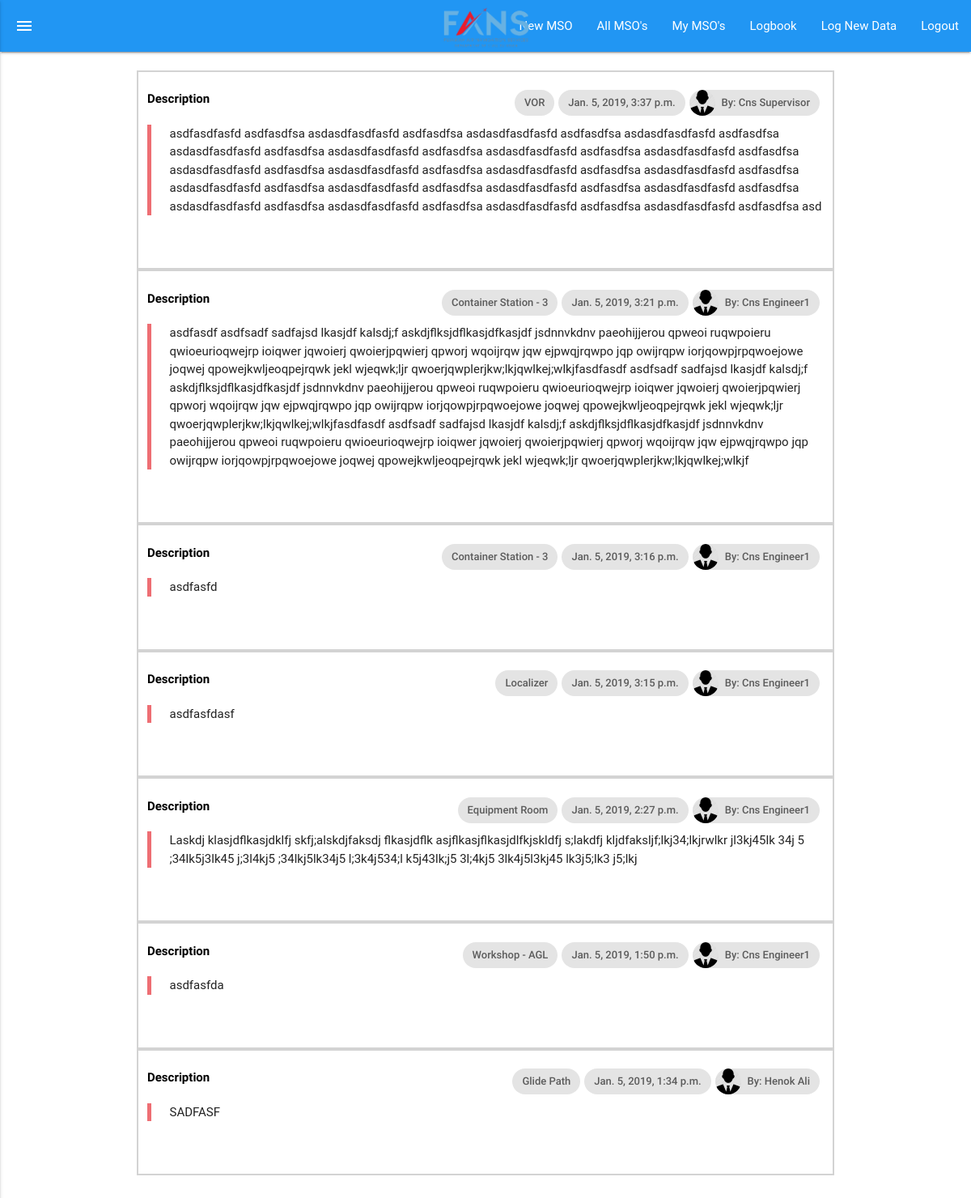
The app's page /logbook/all/ (signed in) with its own data.
### logbook/models.py (models this page shows, shortened)
class NewLog(models.Model):
    posted_on = models.DateTimeField(auto_now=True)
    posted_by = models.EmailField(max_length=254, default='')
    posted_by_name = models.CharField(max_length=250, default='')
    logbook_name = models.CharField(max_length=250, default='')
    description = models.TextField()

### logbook/views.py (the view)
# urls.py: path('all/', views.all_logs, name='all_logs.html'),
@login_required
def all_logs(request, msg=''):
    args={
        'msg': msg,
        'department': get_department(request.user),
        'job_title': get_job_title(request.user),
        'logs': NewLog.objects.all().order_by('-pk'),
    }
    return render(request, 'logbook/all_logs.html', args)

### mso/helper.py (called while the page is built)
def get_job_title(email):
    job_title = SetupUserAccount.objects.values_list('job_title', flat=True).filter(email=email)[0]
    return job_title

def get_department(email):
    department = SetupUserAccount.objects.values_list('department', flat=True).filter(email=email)[0]
    return department

### users/models.py (called while the page is built)
    def __str__(self):
        return self.email

### logbook/templates/logbook/all_logs.html (shortened to what this page needs)
{% extends 'cns_base.html' %}
{% load static %}
{% block linktag %} <link rel="stylesheet" type="text/css" href="{% static "pages/css/mso.css" %}"> {% endblock linktag %}
{% block content %}
<div class="container">
    <br>
    {%for log in logs %}
    <div class="row mso_row">
        <div class="col s12">
            <br>
                <div class="chip">
                        <img src="{% static "pages/img/male_profile_default.png" %}" alt="male_profile_default">By: {{ log.posted_by_name }}
                </div>
                <div class="chip">
                    {{ log.posted_on }}
                </div>
                <div class="chip">
                    {{ log.logbook_name }}
                </div>
                <span class="title mso_title">Description</span>
                <blockquote>{{log.description}}</blockquote>
            <br>
            <br>
        </div>
    </div>
        {% endfor %}
        <br>
        <br>
        <br>
        <br>
        <br>
</div>
{% endblock content %}

### pages/static/pages/css/main.css (style rules this page uses)
.mso_row { margin-bottom: 0px; border: 1px solid lightgray; }
.title { font-weight: bold; }
.chip { float: right !important; }
.mso_title { color: black; }

### pages/static/pages/css/mso.css (style rules this page uses)
.mso_row { margin-bottom: 0px; border: 2px solid lightgray; }
.title { font-weight: bold; }
.chip { float: right !important; }
.mso_title { color: black; }

### records on screen
NewLog: posted_by_name "Cns Supervisor", posted_on "Jan. 5, 2019, 3:37 p.m.", logbook_name "VOR", description "asdfasdfasfd asdfasdfsa asdasdfasdfasfd asdfasdfsa asdasdfasdfasfd asdfasdfsa asdasdfasdfasfd asdfasdfsa asdasdfasdfasfd asdfasdfsa asdasdfasdfasfd asdfasdfsa asdasdfasdfasfd asdfasdfsa asdasdfasdfasfd asdfasdfsa asdasdfasdfasfd asdfasdfsa asdasdfasdfasfd asdfasdfsa asdasdfasdfasfd asdfasdfsa asdasdfasdfasfd asdfasdfsa asdasdfasdfasfd asdfasdfsa asdasdfasdfasfd asdfasdfsa asdasdfasdfasfd asdfasdfsa asdasdfasdfasfd asdfasdfsa asdasdfasdfasfd asdfasdfsa asdasdfasdfasfd asdfasdfsa asdasdfasdfasfd asdfasdfsa asdasdfasdfasfd asdfasdfsa asd"
NewLog: posted_by_name "Cns Engineer1", posted_on "Jan. 5, 2019, 3:21 p.m.", logbook_name "Container Station - 3", description "asdfasdf asdfsadf sadfajsd lkasjdf kalsdj;f askdjflksjdflkasjdfkasjdf jsdnnvkdnv paeohijjerou qpweoi ruqwpoieru qwioeurioqwejrp ioiqwer jqwoierj qwoierjpqwierj qpworj wqoijrqw jqw ejpwqjrqwpo jqp owijrqpw iorjqowpjrpqwoejowe joqwej qpowejkwljeoqpejrqwk jekl wjeqwk;ljr qwoerjqwplerjkw;lkjqwlkej;wlkjfasdfasdf asdfsadf sadfajsd lkasjdf kalsdj;f askdjflksjdflkasjdfkasjdf jsdnnvkdnv paeohijjerou qpweoi ruqwpoieru qwioeurioqwejrp ioiqwer jqwoierj qwoierjpqwierj qpworj wqoijrqw jqw ejpwqjrqwpo jqp owijrqpw iorjqowpjrpqwoejowe joqwej qpowejkwljeoqpejrqwk jekl wjeqwk;ljr qwoerjqwplerjkw;lkjqwlkej;wlkjfasdfasdf asdfsadf sadfajsd lkasjdf kalsdj;f askdjflksjdflkasjdfkasjdf jsdnnvkdnv paeohijjerou…"
NewLog: posted_by_name "Cns Engineer1", posted_on "Jan. 5, 2019, 3:16 p.m.", logbook_name "Container Station - 3", description "asdfasfd"
NewLog: posted_by_name "Cns Engineer1", posted_on "Jan. 5, 2019, 3:15 p.m.", logbook_name "Localizer", description "asdfasfdasf"
NewLog: posted_by_name "Cns Engineer1", posted_on "Jan. 5, 2019, 2:27 p.m.", logbook_name "Equipment Room", description "Laskdj klasjdflkasjdklfj skfj;alskdjfaksdj flkasjdflk asjflkasjflkasjdlfkjskldfj s;lakdfj kljdfaksljf;lkj34;lkjrwlkr jl3kj45lk 34j 5 ;34lk5j3lk45 j;3l4kj5 ;34lkj5lk34j5 l;3k4j534;l k5j43lk;j5 3l;4kj5 3lk4j5l3kj45 lk3j5;lk3 j5;lkj"
NewLog: posted_by_name "Cns Engineer1", posted_on "Jan. 5, 2019, 1:50 p.m.", logbook_name "Workshop - AGL", description "asdfasfda"
NewLog: posted_by_name "Henok Ali", posted_on "Jan. 5, 2019, 1:34 p.m.", logbook_name "Glide Path", description "SADFASF"
